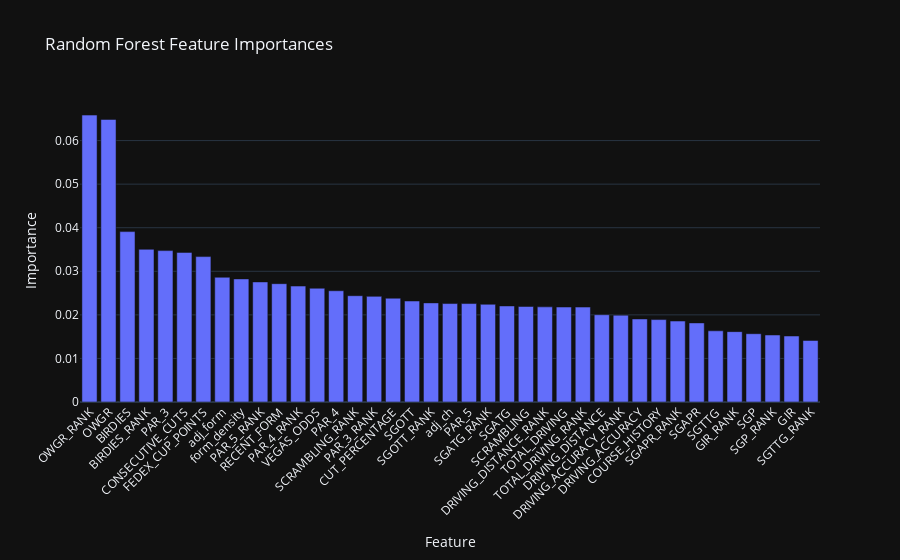

The notebook cell this image was saved under:
### Markdown cell above
Random Forest Training & Feature Importance

Now we train on all the data (no longer cross-validation folds) and extract the feature importance to see how it compares with linear correlations.

### Code cell
from sklearn.ensemble import RandomForestClassifier
from sklearn.calibration import CalibratedClassifierCV
from sklearn.preprocessing import StandardScaler
from imblearn.pipeline import Pipeline
from imblearn.over_sampling import SMOTE
from imblearn.under_sampling import RandomUnderSampler
import pandas as pd
import plotly.express as px

# === Resample the full dataset ===
over = SMOTE(sampling_strategy=0.5, k_neighbors=3)
under = RandomUnderSampler(sampling_strategy=0.5)
resample_pipeline = Pipeline([("o", over), ("u", under)])
X_all_resampled, y_all_resampled = resample_pipeline.fit_resample(
    training_df[feature_cols], training_df["TOP_20"]
)

# === Standardize ===
scaler = StandardScaler()
X_all_scaled = scaler.fit_transform(X_all_resampled)

# === Train Calibrated Random Forest ===
base_rf = RandomForestClassifier(random_state=42)
final_model = CalibratedClassifierCV(estimator=base_rf, method="sigmoid", cv=5)
final_model.fit(X_all_scaled, y_all_resampled)

# === Aggregate feature importances across all CV folds ===
all_importances = np.array([
    est.estimator.feature_importances_ for est in final_model.calibrated_classifiers_
])
mean_importance = all_importances.mean(axis=0)

importance_df = pd.DataFrame({
    "Feature": feature_cols,
    "Importance": mean_importance
}).sort_values(by="Importance", ascending=False)

# === Plot feature importances ===
fig = px.bar(
    importance_df,
    x="Feature",
    y="Importance",
    title="Random Forest Feature Importances",
    template="plotly_dark"
)
fig.update_layout(xaxis_tickangle=-45)
fig.show()

### Figure 1 — Plotly figure (JSON) as saved in the notebook; plotly's stock layout.template omitted (floating-point values rounded to 4 significant figures)
{"data": [{"hovertemplate": "Feature=%{x}<br>Importance=%{y}<extra></extra>", "legendgroup": "", "marker": {"color": "#636efa", "pattern": {"shape": ""}}, "name": "", "orientation": "v", "showlegend": false, "textposition": "auto", "type": "bar", "x": ["OWGR_RANK", "OWGR", "BIRDIES", "BIRDIES_RANK", "PAR_3", "CONSECUTIVE_CUTS", "FEDEX_CUP_POINTS", "adj_form", "form_density", "PAR_5_RANK", "RECENT_FORM", "PAR_4_RANK", "VEGAS_ODDS", "PAR_4", "SCRAMBLING_RANK", "PAR_3_RANK", "CUT_PERCENTAGE", "SGOTT", "SGOTT_RANK", "adj_ch", "PAR_5", "SGATG_RANK", "SGATG", "SCRAMBLING", "DRIVING_DISTANCE_RANK", "TOTAL_DRIVING", "TOTAL_DRIVING_RANK", "DRIVING_DISTANCE", "DRIVING_ACCURACY_RANK", "DRIVING_ACCURACY", "COURSE_HISTORY", "SGAPR_RANK", "SGAPR", "SGTTG", "GIR_RANK", "SGP", "SGP_RANK", "GIR", "SGTTG_RANK"], "xaxis": "x", "y": [0.06585, 0.06485, 0.03911, 0.03504, 0.03475, 0.03433, 0.03337, 0.02862, 0.02825, 0.02756, 0.02716, 0.02661, 0.02611, 0.02553, 0.02439, 0.02424, 0.02382, 0.02318, 0.02275, 0.0226, 0.02259, 0.02242, 0.02205, 0.02193, 0.02183, 0.0218, 0.02178, 0.02003, 0.01993, 0.01906, 0.01892, 0.01858, 0.01815, 0.01634, 0.01615, 0.01567, 0.01538, 0.01514, 0.01412], "yaxis": "y"}], "layout": {"barmode": "relative", "legend": {"tracegroupgap": 0}, "title": {"text": "Random Forest Feature Importances"}, "xaxis": {"anchor": "y", "domain": [0, 1], "tickangle": -45, "title": {"text": "Feature"}}, "yaxis": {"anchor": "x", "domain": [0, 1], "title": {"text": "Importance"}}}}
